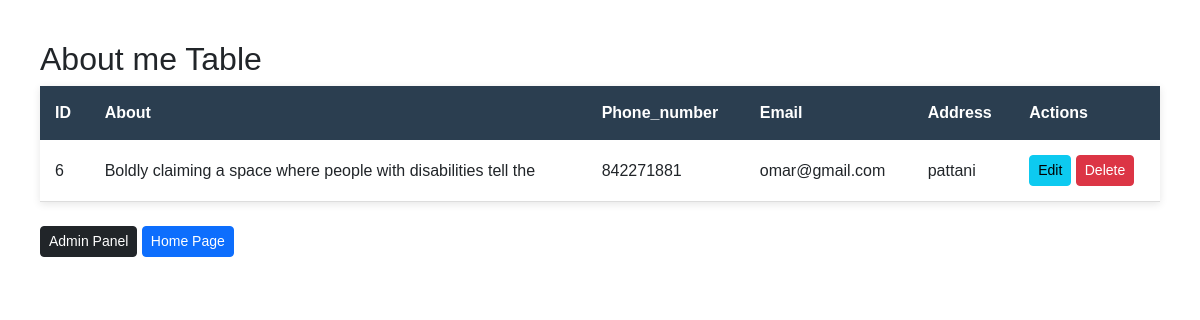
Screenshot of /project_root/about_us/display_about_us.php (signed in) with the database file from the repository.
### tables this page shows
CREATE TABLE `about_us` (
  `id` int NOT NULL,
  `about` text NOT NULL,
  `phone_number` varchar(255) NOT NULL,
  `email` varchar(255) NOT NULL,
  `address` varchar(255) NOT NULL
);

### project_root/about_us/display_about_us.php (the view, shortened to what this page needs)
<!DOCTYPE html>
<html lang="en">
<head>
    <link rel="stylesheet" href="../../css/comment.css">
    <link href="https://cdn.jsdelivr.net/npm/bootstrap@5.3.3/dist/css/bootstrap.min.css" rel="stylesheet">
</head>
<body>
    <div class="main-content">
        <h2>About me  Table</h2>
        <table>
            <thead>
                <tr>
                    <th>ID</th>
                     <th>About</th>
                     <th>Phone_number</th>
                     <th>Email</th>
                     <th>Address</th>
                    <th>Actions</th>
                </tr>
            </thead>
            <tbody>
            <?php
            require '../../includes/db_connect.php';
            $select_users = "SELECT * FROM about_us ORDER BY id DESC LIMIT 1";
            $confirm_users_query = mysqli_query($connect,$select_users);
            function get_excerpt($content,$worlimit=10)
            {
                $content = strip_tags($content);
                $words = explode(' ',$content);
                $excerpt = array_slice($words,0,$worlimit);
                return implode(" ",$excerpt);
            }
            while($row = mysqli_fetch_assoc($confirm_users_query))
            {
                $id = $row['id'];
                $about = $row['about'];
                $phone_number = $row['phone_number'];
                $email = $row['email'];
                $address = $row['address'];
            ?>
                <tr>
                    <td><?php echo $id;?></td>
                    <td><?php echo get_excerpt($about);?></td>
                    <td><?php echo $phone_number;?></td>
                    <td><?php echo $email;?></td>
                    <td><?php echo $address;?></td>
                    <td>
                    <a href="update_about_me.php?update_id=<?php echo $id;?>" class="btn btn-sm btn-info">Edit</a>
                    <a href="delete_about_me.php?delete_id=<?php echo $id;?>" class="btn btn-sm btn-danger"onclick="return confirm('Are you sure you want to delete this record ?');">Delete</a>
                    </td>
                </tr>
           <?php } ?>
            </tbody>
        </table><br>
        <a href="../dashboard.php" class="btn btn-sm btn-dark">Admin Panel</a>
        <a href="../../index.php" class="btn btn-sm btn-primary">Home Page</a>
    </div>
</body>
</html>

### css/comment.css (style rules this page uses)
* { margin: 0; padding: 0; box-sizing: border-box; font-family: Arial, sans-serif; }
body { background-color: #f4f4f4; padding: 20px; }
.main-content { margin: 20px; }
h2 { margin-bottom: 20px; color: #10375C; }
table { width: 100%; border-collapse: collapse; background-color: #fff; box-shadow: 0px 2px 8px rgba(0, 0, 0, 0.1); }
thead { background-color: #2b3e50; color: white; }
thead th { padding: 15px; text-align: left; font-weight: bold; }
tbody tr { border-bottom: 1px solid #ddd; }
tbody td { padding: 15px; }

### rows the page displays
about_us: id "6", about "Boldly claiming a space where people with disabilities tell the", phone_number "842271881", email "omar@gmail.com", address "pattani"
